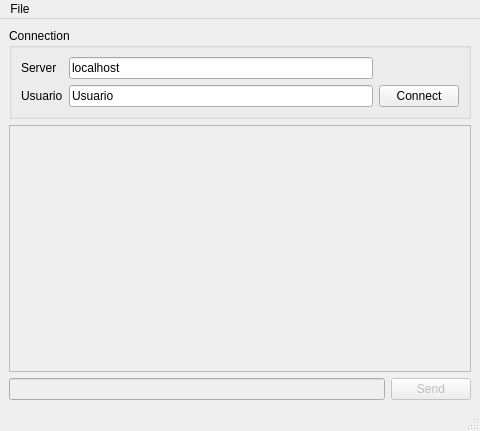
<?xml version="1.0" encoding="UTF-8"?>
<ui version="4.0">
 <class>MainWindow</class>
 <widget class="QMainWindow" name="MainWindow">
  <property name="enabled">
   <bool>true</bool>
  </property>
  <property name="geometry">
   <rect>
    <x>0</x>
    <y>0</y>
    <width>480</width>
    <height>431</height>
   </rect>
  </property>
  <property name="windowTitle">
   <string>ZMQ - CHAT</string>
  </property>
  <property name="locale">
   <locale language="English" country="UnitedStates"/>
  </property>
  <widget class="QWidget" name="centralwidget">
   <layout class="QGridLayout" name="gridLayout">
    <item row="3" column="1">
     <widget class="QLineEdit" name="message_text">
      <property name="enabled">
       <bool>false</bool>
      </property>
     </widget>
    </item>
    <item row="3" column="2">
     <widget class="QPushButton" name="send_button">
      <property name="enabled">
       <bool>false</bool>
      </property>
      <property name="text">
       <string>Send</string>
      </property>
     </widget>
    </item>
    <item row="2" column="1" colspan="2">
     <widget class="QTextEdit" name="chat_text">
      <property name="enabled">
       <bool>false</bool>
      </property>
      <property name="autoFormatting">
       <set>QTextEdit::AutoAll</set>
      </property>
      <property name="textInteractionFlags">
       <set>Qt::TextSelectableByKeyboard|Qt::TextSelectableByMouse</set>
      </property>
     </widget>
    </item>
    <item row="1" column="1" colspan="2">
     <widget class="QGroupBox" name="connection_group">
      <property name="title">
       <string>Connection</string>
      </property>
      <layout class="QGridLayout" name="gridLayout_2">
       <item row="0" column="1">
        <widget class="QLineEdit" name="server_text">
         <property name="text">
          <string>localhost</string>
         </property>
        </widget>
       </item>
       <item row="1" column="0">
        <widget class="QLabel" name="user_label">
         <property name="text">
          <string>Usuario</string>
         </property>
         <property name="buddy">
          <cstring>user_text</cstring>
         </property>
        </widget>
       </item>
       <item row="1" column="1">
        <widget class="QLineEdit" name="user_text">
         <property name="text">
          <string>Usuario</string>
         </property>
        </widget>
       </item>
       <item row="0" column="0">
        <widget class="QLabel" name="server_label">
         <property name="text">
          <string>Server</string>
         </property>
         <property name="buddy">
          <cstring>server_text</cstring>
         </property>
        </widget>
       </item>
       <item row="1" column="2">
        <widget class="QPushButton" name="connect_button">
         <property name="text">
          <string>Connect</string>
         </property>
        </widget>
       </item>
      </layout>
     </widget>
    </item>
   </layout>
  </widget>
  <widget class="QMenuBar" name="menubar">
   <property name="geometry">
    <rect>
     <x>0</x>
     <y>0</y>
     <width>480</width>
     <height>26</height>
    </rect>
   </property>
   <widget class="QMenu" name="menuFile">
    <property name="title">
     <string>File</string>
    </property>
    <addaction name="actionSalir"/>
   </widget>
   <addaction name="menuFile"/>
  </widget>
  <widget class="QStatusBar" name="statusbar"/>
  <action name="actionSalir">
   <property name="text">
    <string>Exit</string>
   </property>
  </action>
 </widget>
 <tabstops>
  <tabstop>server_text</tabstop>
  <tabstop>user_text</tabstop>
  <tabstop>connect_button</tabstop>
  <tabstop>message_text</tabstop>
  <tabstop>send_button</tabstop>
  <tabstop>chat_text</tabstop>
 </tabstops>
 <resources/>
 <connections>
  <connection>
   <sender>actionSalir</sender>
   <signal>triggered()</signal>
   <receiver>MainWindow</receiver>
   <slot>close()</slot>
   <hints>
    <hint type="sourcelabel">
     <x>-1</x>
     <y>-1</y>
    </hint>
    <hint type="destinationlabel">
     <x>399</x>
     <y>299</y>
    </hint>
   </hints>
  </connection>
  <connection>
   <sender>user_text</sender>
   <signal>returnPressed()</signal>
   <receiver>connect_button</receiver>
   <slot>click()</slot>
   <hints>
    <hint type="sourcelabel">
     <x>320</x>
     <y>111</y>
    </hint>
    <hint type="destinationlabel">
     <x>392</x>
     <y>110</y>
    </hint>
   </hints>
  </connection>
  <connection>
   <sender>server_text</sender>
   <signal>returnPressed()</signal>
   <receiver>connect_button</receiver>
   <slot>click()</slot>
   <hints>
    <hint type="sourcelabel">
     <x>327</x>
     <y>84</y>
    </hint>
    <hint type="destinationlabel">
     <x>443</x>
     <y>102</y>
    </hint>
   </hints>
  </connection>
  <connection>
   <sender>message_text</sender>
   <signal>returnPressed()</signal>
   <receiver>send_button</receiver>
   <slot>click()</slot>
   <hints>
    <hint type="sourcelabel">
     <x>336</x>
     <y>382</y>
    </hint>
    <hint type="destinationlabel">
     <x>386</x>
     <y>384</y>
    </hint>
   </hints>
  </connection>
 </connections>
</ui>
